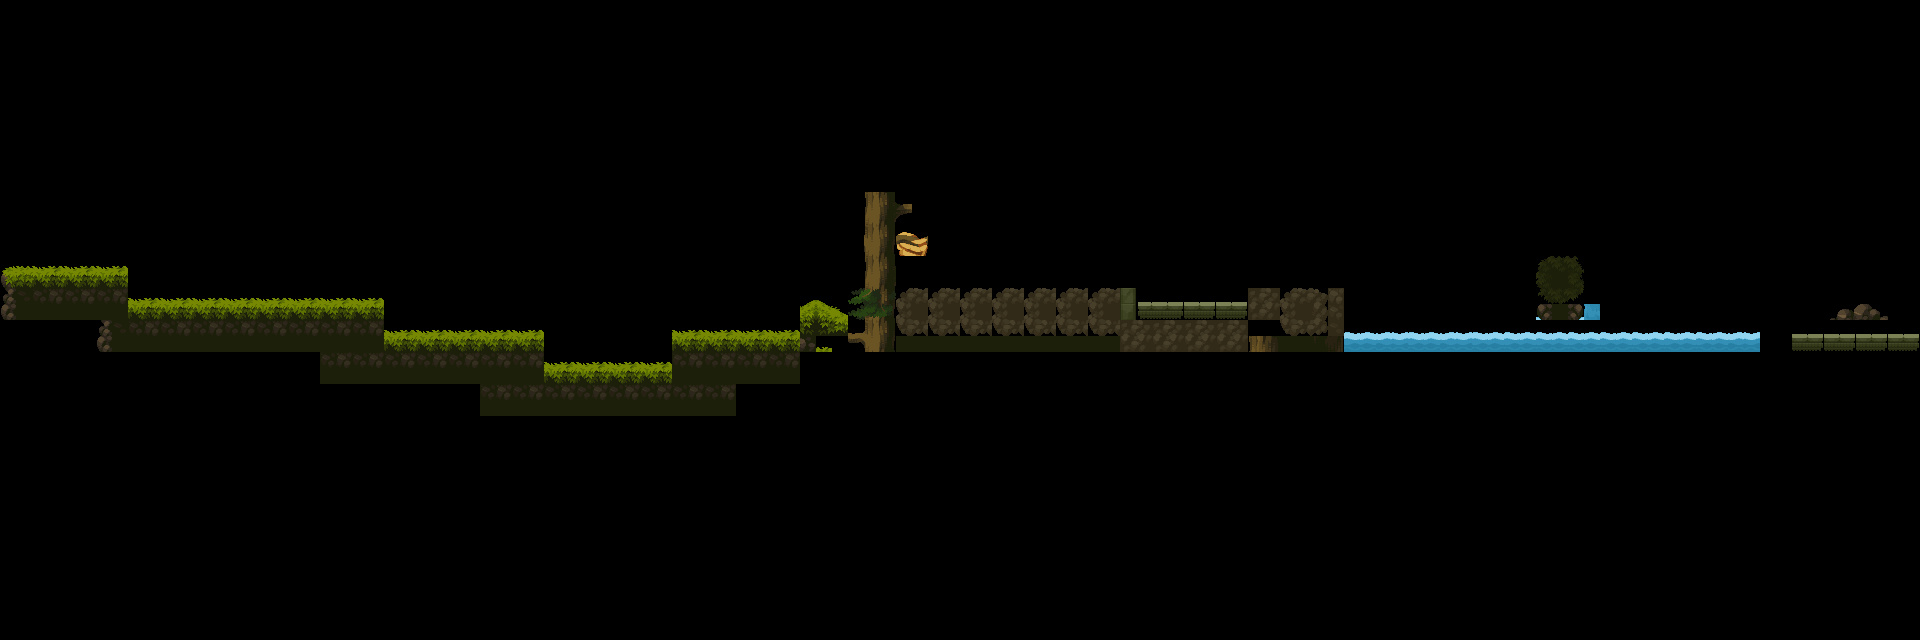

This game map was drawn from its Tiled (.tmx) file and the tilesets committed beside it. A one-line description and the full map source follow:
An orthogonal 60x20 tile map with 32x32 px tiles, 1 tile layer (Collision), 3 tilesets.

<map version="1.10" tiledversion="1.10.0" orientation="orthogonal" renderorder="right-down" compressionlevel="0" width="60" height="20" tilewidth="32" tileheight="32" infinite="0" nextlayerid="3" nextobjectid="1">
 <tileset firstgid="1" name="Tiles" tilewidth="32" tileheight="32" tilecount="144" columns="12">
  <image source="Tiles.png" width="400" height="400" />
 </tileset>
 <tileset firstgid="145" name="Tree-Assets" tilewidth="32" tileheight="32" tilecount="120" columns="10">
  <image source="Tree-Assets.png" width="336" height="400" />
 </tileset>
 <tileset firstgid="265" name="Props-Rocks" tilewidth="32" tileheight="32" tilecount="90" columns="9">
  <image source="Props-Rocks.png" width="288" height="336" />
 </tileset>
 <layer id="1" name="Collision" width="60" height="20">
  <data encoding="csv">
0,0,0,0,0,0,0,0,0,0,0,0,0,0,0,0,0,0,0,0,0,0,0,0,0,0,0,0,0,0,0,0,0,0,0,0,0,0,0,0,0,0,0,0,0,0,0,0,0,0,0,0,0,0,0,0,0,0,0,0,
0,0,0,0,0,0,0,0,0,0,0,0,0,0,0,0,0,0,0,0,0,0,0,0,0,0,0,0,0,0,0,0,0,0,0,0,0,0,0,0,0,0,0,0,0,0,0,0,0,0,0,0,0,0,0,0,0,0,0,0,
0,0,0,0,0,0,0,0,0,0,0,0,0,0,0,0,0,0,0,0,0,0,0,0,0,0,0,0,0,0,0,0,0,0,0,0,0,0,0,0,0,0,0,0,0,0,0,0,0,0,0,0,0,0,0,0,0,0,0,0,
0,0,0,0,0,0,0,0,0,0,0,0,0,0,0,0,0,0,0,0,0,0,0,0,0,0,0,0,0,0,0,0,0,0,0,0,0,0,0,0,0,0,0,0,0,0,0,0,0,0,0,0,0,0,0,0,0,0,0,0,
0,0,0,0,0,0,0,0,0,0,0,0,0,0,0,0,0,0,0,0,0,0,0,0,0,0,0,0,0,0,0,0,0,0,0,0,0,0,0,0,0,0,0,0,0,0,0,0,0,0,0,0,0,0,0,0,0,0,0,0,
0,0,0,0,0,0,0,0,0,0,0,0,0,0,0,0,0,0,0,0,0,0,0,0,0,0,0,0,0,0,0,0,0,0,0,0,0,0,0,0,0,0,0,0,0,0,0,0,0,0,0,0,0,0,0,0,0,0,0,0,
0,0,0,0,0,0,0,0,0,0,0,0,0,0,0,0,0,0,0,0,0,0,0,0,0,0,0,30,31,0,0,0,0,0,0,0,0,0,0,0,0,0,0,0,0,0,0,0,0,0,0,0,0,0,0,0,0,0,0,0,
0,0,0,0,0,0,0,0,0,0,0,0,0,0,0,0,0,0,0,0,0,0,0,0,0,0,0,18,43,0,0,0,0,0,0,0,0,0,0,0,0,0,0,0,0,0,0,0,0,0,0,0,0,0,0,0,0,0,0,0,
1,2,2,2,0,0,0,0,0,0,0,0,0,0,0,0,0,0,0,0,0,0,0,0,0,0,0,30,0,0,0,0,0,0,0,0,0,0,0,0,0,0,0,0,0,0,0,0,85,86,0,0,0,0,0,0,0,0,0,0,
13,14,14,14,2,2,2,2,2,2,2,2,0,0,0,0,0,0,0,0,0,0,0,0,0,4,5,6,64,64,64,64,64,64,64,90,91,91,91,63,64,65,0,0,0,0,0,0,97,98,0,0,0,0,0,0,0,126,127,0,
0,0,0,13,14,14,14,14,14,14,14,14,2,2,2,2,2,0,0,0,0,2,2,2,2,16,17,18,76,76,76,76,76,76,76,63,63,63,63,75,76,77,112,113,112,113,112,112,112,112,112,112,112,112,113,0,91,91,91,91,
0,0,0,0,0,0,0,0,0,0,14,14,14,14,14,14,14,2,2,2,2,14,14,14,14,0,0,0,0,0,0,0,0,0,0,0,0,0,0,0,0,0,0,0,0,0,0,0,0,0,0,0,0,0,0,0,0,0,0,0,
0,0,0,0,0,0,0,0,0,0,0,0,0,0,0,14,14,14,14,14,14,14,14,0,0,0,0,0,0,0,0,0,0,0,0,0,0,0,0,0,0,0,0,0,0,0,0,0,0,0,0,0,0,0,0,0,0,0,0,0,
0,0,0,0,0,0,0,0,0,0,0,0,0,0,0,0,0,0,0,0,0,0,0,0,0,0,0,0,0,0,0,0,0,0,0,0,0,0,0,0,0,0,0,0,0,0,0,0,0,0,0,0,0,0,0,0,0,0,0,0,
0,0,0,0,0,0,0,0,0,0,0,0,0,0,0,0,0,0,0,0,0,0,0,0,0,0,0,0,0,0,0,0,0,0,0,0,0,0,0,0,0,0,0,0,0,0,0,0,0,0,0,0,0,0,0,0,0,0,0,0,
0,0,0,0,0,0,0,0,0,0,0,0,0,0,0,0,0,0,0,0,0,0,0,0,0,0,0,0,0,0,0,0,0,0,0,0,0,0,0,0,0,0,0,0,0,0,0,0,0,0,0,0,0,0,0,0,0,0,0,0,
0,0,0,0,0,0,0,0,0,0,0,0,0,0,0,0,0,0,0,0,0,0,0,0,0,0,0,0,0,0,0,0,0,0,0,0,0,0,0,0,0,0,0,0,0,0,0,0,0,0,0,0,0,0,0,0,0,0,0,0,
0,0,0,0,0,0,0,0,0,0,0,0,0,0,0,0,0,0,0,0,0,0,0,0,0,0,0,0,0,0,0,0,0,0,0,0,0,0,0,0,0,0,0,0,0,0,0,0,0,0,0,0,0,0,0,0,0,0,0,0,
0,0,0,0,0,0,0,0,0,0,0,0,0,0,0,0,0,0,0,0,0,0,0,0,0,0,0,0,0,0,0,0,0,0,0,0,0,0,0,0,0,0,0,0,0,0,0,0,0,0,0,0,0,0,0,0,0,0,0,0,
0,0,0,0,0,0,0,0,0,0,0,0,0,0,0,0,0,0,0,0,0,0,0,0,0,0,0,0,0,0,0,0,0,0,0,0,0,0,0,0,0,0,0,0,0,0,0,0,0,0,0,0,0,0,0,0,0,0,0,0
</data>
 </layer>
</map>
